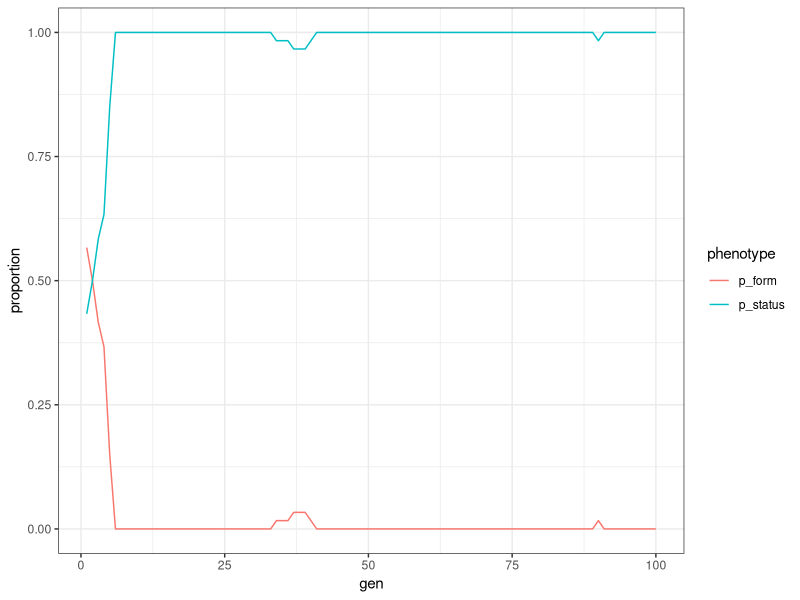

The R source for this figure:
# Descriptio

# Author: Junsong Lu
# Version: 2020-01-26

# Libraries
library(tidyverse)

# Sources

# Parameters

# ============================================================================

# Code

## ================================
## Sim 1 — Status from WTR + Katz
## ================================
## Two types:
##   - "form": uses only raw strength (bandwagoning); may ignore alliances.
##   - "status": tracks dyadic WTR + alliance-memory Katz centrality; proposes/joins coalitions.
##
## Key ideas:
##   • Dyadic WTR Θ[i,j] ≈ "how much i values j's support" (0..1). (Status agents maintain & use it.)
##   • Alliance memory W (decays each step) → Katz/Bonacich centrality x capturing “summonable backing”.
##   • Scalar status_i = (1-katz_mix)*compress_WTR_i + katz_mix*norm01(Katz_i).
##   • Coalition choice uses status_i and simple EVs (benefit vs. cost); bandwagoning vs. future-support.
##   • Fitness accumulates from wins; one-time cognitive cost for status each generation.
##
## Output:
##   - time series of type shares
##   - summary row per run
##   - simple sweep helper

# ----------------------------
# Utilities
# ----------------------------

# normalize to 0-1
norm01 <- function(x) {
  if (!length(x)) return(x)
  if (all(!is.finite(x))) return(rep(0, length(x)))
  rng <- range(x[is.finite(x)], na.rm = TRUE)
  if (diff(rng) < 1e-12) return(rep(0.5, length(x)))
  (x - rng[1]) / (rng[2] - rng[1])
}

# clip the value to 0 - 1 
clip01 <- function(x) pmin(1, pmax(0, x))

# Decayed alliance memory; add `pairs` that allied this step
# 这一步就是设置关系矩阵，然后加入遗忘，然后把这一轮新的ally加入进来
update_alliance_matrix <- function(W, pairs, decay = 0.97, weight = 1) {
  W <- W * decay
  if (!is.null(pairs) && nrow(pairs) > 0) {
    for (k in seq_len(nrow(pairs))) {
      i <- pairs[k, 1]; j <- pairs[k, 2]
      if (i != j) {
        W[i, j] <- W[i, j] + weight
        W[j, i] <- W[j, i] + weight
      }
    }
  }
  diag(W) <- 0
  W
}

# Katz/Bonacich (classic Katz with exogenous ones vector)
# Computes Katz centrality — a network measure of “summonable support”
katz_from_W <- function(W, beta = NULL) {
  n <- nrow(W); if (n == 0) return(numeric())
  W <- (W + t(W))/2; diag(W) <- 0
  ev  <- suppressWarnings(eigen(W, only.values = TRUE)$values)
  rho <- max(Re(ev), 0)
  if (is.null(beta)) {
    beta <- if (rho > 0) 0.9 / rho else 0
  } else if (rho > 0 && beta >= 1/rho) {
    beta <- 0.9 / rho
  }
  I <- diag(n); ones <- rep(1, n)
  x <- tryCatch(
    as.numeric(solve(I - beta * W, ones)),
    error = function(e) {
      # truncated power series fallback
      acc  <- ones
      term <- ones
      for (k in 1:20) {
        term <- beta * (W %*% term)
        acc  <- acc + term
      }
      as.numeric(acc)
    }
  )
  x
}

# Soft probability a side wins given strength S (logistic on strength diff)
p_win <- function(Sa, Sb, k = 2.0) {
  1 / (1 + exp(-k * (Sa - Sb)))
}

# Draw two distinct indices
# 从n个人里面选择两个，这个假设可以修改，因为社会竞争往往不是随机的
# 而是相近的人
two_distinct <- function(n) {
  i <- sample.int(n, 1)
  j <- sample(c(seq_len(n)[-i]), 1)
  c(i, j)
}

two_distinct(50)

run_sim1 <- function(
    # population & timing
  N = 60, G = 120, F = 100,                 # N agents; G bouts per generation; F generations
  # strengths ("form")
  strength_mean = 1.0, strength_sd = 0.2,   # base strength noise (nonnegative)
  # payoffs
  benefit_win = 1.0, cost_lose = 0.5,       # winner benefit; loser cost
  ally_share  = 0.5,                        # ally’s share of winner benefit (leader keeps 1-ally_share)
  cost_join   = 0.05,                       # per-bout cost to join as ally
  # strategy/cognition
  init_p_status = 0.5,                      # initial share of status agents
  allow_form_join   = TRUE,                # allow "form" types to join coalitions?
  allow_form_propose= TRUE,                # allow "form" types to propose coalitions?
  c_status_once = 0.02,                     # per-generation cognitive cost for status (applied once)
  # learning (dyadic WTR)
  wtr_init = 0.5,                           # initial dyadic valuation
  wtr_lr_win = 0.10,                        # learning rate when helped/won together
  wtr_lr_betray = 0.05,                     # learning rate when asked but not helped
  wtr_lr_cost = 0.02,                       # when fought together but lost
  # bandwagon vs future support in join decision
  bw_weight  = 1.0,                         # bandwagon (immediate EV) weight
  fs_weight  = 0.5,                         # future-support (WTR-difference) weight
  # Katz / alliance memory
  use_katz   = TRUE,
  katz_decay = 0.97,
  katz_beta  = NULL,                        # NULL => auto-safe
  katz_mix   = 0.3,                         # 0=ignore Katz; 1=only Katz for status
  # evolution
  mu_fs = 0.001,                            # form -> status mutation per offspring
  mu_sf = 0.001,                            # status -> form mutation per offspring
  # RNG
  seed = NULL,
  verbose = FALSE
) {
  if (!is.null(seed)) set.seed(seed)
  
  # --- init population ---
  type <- ifelse(runif(N) < init_p_status, "status", "form")
  strength_raw <- pmax(0, rnorm(N, mean = strength_mean, sd = strength_sd))
  strength <- strength_raw
  
  # Dyadic WTR matrix (as others→me valuation; Θ[i,j] = how much i values j)
  WTR <- matrix(wtr_init, N, N); diag(WTR) <- 0
  
  # Alliance memory + Katz
  W_allies <- matrix(0, N, N)
  katz_vec <- rep(0, N)
  
  # Status compression from WTR: mean inbound valuation (others value me)
  compress_status_from_WTR <- function(WTR) {
    s <- colMeans(WTR, na.rm = TRUE)
    norm01(s)
  }
  
  # Read status for decision: blend WTR-compressed and Katz
  status_for_decision <- function(old_status, katz_vec, mix = katz_mix) {
    if (!use_katz || mix <= 0) return(old_status)
    s_old <- norm01(old_status)
    s_kz  <- norm01(katz_vec)
    (1 - mix) * s_old + mix * s_kz
  }
  
  # Evolution recorder
  rec <- matrix(NA_real_, nrow = F, ncol = 3)
  colnames(rec) <- c("gen","p_form","p_status")
  
  # --- main generations loop ---
  for (gen in seq_len(F)) {
    fitness <- rep(0, N)
    
    # one-time cognitive cost to status
    fitness[type == "status"] <- fitness[type == "status"] - c_status_once
    
    for (g in seq_len(G)) {
      # pick two principals
      ij <- two_distinct(N)
      i <- ij[1]; j <- ij[2]
      
      # can principals recruit? (status by default; form only if allowed)
      i_can_prop <- (type[i] == "status") || allow_form_propose
      j_can_prop <- (type[j] == "status") || allow_form_propose
      
      # Compute baseline winning probabilities (no allies)
      pi_0 <- p_win(strength[i], strength[j])
      pj_0 <- 1 - pi_0
      
      # candidate pool excludes principals
      candidates <- setdiff(seq_len(N), c(i, j))
      
      # status signals (updated within generation)
      status_old <- compress_status_from_WTR(WTR)
      if (use_katz) {
        # recompute Katz occasionally (here: every bout; cheap for N<=200)
        katz_vec <- katz_from_W(W_allies, beta = katz_beta)
      }
      status_sig <- status_for_decision(status_old, katz_vec, katz_mix)
      
      # Try to recruit ONE ally per side (greedy best-responder)
      pick_ally <- function(leader, opponent, can_prop) {
        if (!can_prop || length(candidates) == 0) return(NA_integer_)
        # Evaluate each candidate's net EV of joining this side vs the other
        # EV_k = bw_weight * (Δ p_win * benefit_share - cost_join)
        #     + fs_weight * (WTR[leader,k] - WTR[opponent,k])
        # Use current strengths + hypothetical joiner
        Sc_opp <- strength[opponent]
        Sc_lea <- strength[leader]
        best_k <- NA_integer_
        best_u <- -Inf
        for (k in candidates) {
          # If "form" cannot join, skip non-status candidates (unless allow_form_join)
          k_can_join <- (type[k] == "status") || allow_form_join
          if (!k_can_join) next
          
          # bandwagon diff: joining leader raises p_win for that side
          p_lea_join <- p_win(Sc_lea + strength[k], Sc_opp)
          p_opp_join <- p_win(Sc_opp + strength[k], Sc_lea)
          # If candidate stayed neutral, we'll compare to not-join baseline.
          # For simplicity we compare "join leader" vs "join opponent"
          # (approx for a quick best side decision).
          delta_p <- p_lea_join - (1 - p_opp_join)
          
          ev_bw <- delta_p * (benefit_win * ally_share) - cost_join
          ev_fs <- (WTR[leader, k] - WTR[opponent, k])
          u     <- bw_weight * ev_bw + fs_weight * ev_fs + 1e-9 * status_sig[k] # tie-break by status
          
          if (u > best_u) { best_u <- u; best_k <- k }
        }
        best_k
      }
      
      ally_i <- pick_ally(i, j, i_can_prop)
      # Remove chosen from pool when picking for the other side
      if (!is.na(ally_i)) candidates <- setdiff(candidates, ally_i)
      ally_j <- pick_ally(j, i, j_can_prop)
      
      # Strength totals
      Si <- strength[i] + ifelse(is.na(ally_i), 0, strength[ally_i])
      Sj <- strength[j] + ifelse(is.na(ally_j), 0, strength[ally_j])
      
      # Resolve contest
      p_i <- p_win(Si, Sj)
      win_i <- runif(1) < p_i
      formed_pairs <- NULL
      
      if (win_i) {
        # i's side wins
        fitness[i] <- fitness[i] + benefit_win * (1 - ifelse(is.na(ally_i), 0, ally_share))
        fitness[j] <- fitness[j] - cost_lose
        if (!is.na(ally_i)) {
          fitness[ally_i] <- fitness[ally_i] + benefit_win * ally_share - cost_join
          formed_pairs <- rbind(formed_pairs, c(i, ally_i))
        }
        if (!is.na(ally_j)) {
          fitness[ally_j] <- fitness[ally_j] - cost_join
        }
      } else {
        # j's side wins
        fitness[j] <- fitness[j] + benefit_win * (1 - ifelse(is.na(ally_j), 0, ally_share))
        fitness[i] <- fitness[i] - cost_lose
        if (!is.na(ally_j)) {
          fitness[ally_j] <- fitness[ally_j] + benefit_win * ally_share - cost_join
          formed_pairs <- rbind(formed_pairs, c(j, ally_j))
        }
        if (!is.na(ally_i)) {
          fitness[ally_i] <- fitness[ally_i] - cost_join
        }
      }
      
      # --- Learning updates ---
      # WTR updates:
      #  • If allied with leader and won → increase mutual WTR (win credit)
      #  • If allied and lost → small increase (loyalty) or small decrease; here: small decrease
      #  • If leader asked (could propose) but candidate didn't join → decrease (betray)
      if (win_i) {
        if (!is.na(ally_i)) {
          a <- i; b <- ally_i
          WTR[a, b] <- clip01(WTR[a, b] + wtr_lr_win * (1 - WTR[a, b]))
          WTR[b, a] <- clip01(WTR[b, a] + wtr_lr_win * (1 - WTR[b, a]))
        }
        if (!is.na(ally_j)) {
          a <- j; b <- ally_j
          # lost together
          WTR[a, b] <- clip01(WTR[a, b] - wtr_lr_cost * (WTR[a, b]))
          WTR[b, a] <- clip01(WTR[b, a] - wtr_lr_cost * (WTR[b, a]))
        }
        # betray on j's side (asked but got none)
        if (j_can_prop && is.na(ally_j)) {
          # penalize principal's WTR toward top non-joined candidate a bit
          # (simple: toward the other principal)
          WTR[j, i] <- clip01(WTR[j, i] - wtr_lr_betray * WTR[j, i])
        }
      } else {
        if (!is.na(ally_j)) {
          a <- j; b <- ally_j
          WTR[a, b] <- clip01(WTR[a, b] + wtr_lr_win * (1 - WTR[a, b]))
          WTR[b, a] <- clip01(WTR[b, a] + wtr_lr_win * (1 - WTR[b, a]))
        }
        if (!is.na(ally_i)) {
          a <- i; b <- ally_i
          WTR[a, b] <- clip01(WTR[a, b] - wtr_lr_cost * (WTR[a, b]))
          WTR[b, a] <- clip01(WTR[b, a] - wtr_lr_cost * (WTR[b, a]))
        }
        if (i_can_prop && is.na(ally_i)) {
          WTR[i, j] <- clip01(WTR[i, j] - wtr_lr_betray * WTR[i, j])
        }
      }
      
      # Alliance memory → Katz
      if (use_katz) {
        W_allies <- update_alliance_matrix(W_allies, formed_pairs, decay = katz_decay, weight = 1)
        # Katz recomputed next bout at top (keeps it fresh)
      }
    } # end bouts
    
    # --- reproduction (fitness-proportionate with mutation) ---
    # Avoid negative fitness: shift by min
    fmin <- min(fitness)
    if (fmin < 0) fitness <- fitness - fmin
    # If all zero, give everyone epsilon to avoid degenerate sampling
    if (sum(fitness) <= 1e-12) fitness <- rep(1, N)
    
    idx <- sample.int(N, size = N, replace = TRUE, prob = fitness)
    # Inherit types with mutation
    new_type <- type[idx]
    mut_flip <- function(tp) {
      if (tp == "form") {
        if (runif(1) < mu_fs) "status" else "form"
      } else {
        if (runif(1) < mu_sf) "form" else "status"
      }
    }
    new_type <- vapply(new_type, mut_flip, character(1))
    
    # Strength inheritance (weakly heritable here: parent + small noise)
    strength <- pmax(0, strength[idx] + rnorm(N, 0, strength_sd * 0.1))
    
    type <- new_type
    
    # record
    rec[gen, ] <- c(gen, mean(type == "form"), mean(type == "status"))
  }
  
  rec_df <- as.data.frame(rec)
  list(
    traj = rec_df,
    final = data.frame(
      N = N, G = G, F = F,
      init_p_status = init_p_status,
      allow_form_join = allow_form_join,
      allow_form_propose = allow_form_propose,
      c_status_once = c_status_once,
      katz_mix = katz_mix,
      mean_form   = tail(rec_df$p_form, 1),
      mean_status = tail(rec_df$p_status, 1),
      dominant    = ifelse(tail(rec_df$p_status,1) > 0.5, "status", "form"),
      stat_advantage = tail(rec_df$p_status,1) - tail(rec_df$p_form,1)
    )
  )
}

sim_out <- run_sim1()

dat_traj <- as_tibble(sim_out$traj) %>%
  pivot_longer(cols = -gen,
               values_to = "proportion",
               names_to = "phenotype")

ggplot(dat_traj) +
  geom_line(aes(gen, proportion, 
                color = phenotype,
                group = phenotype)) +
  theme_bw()
